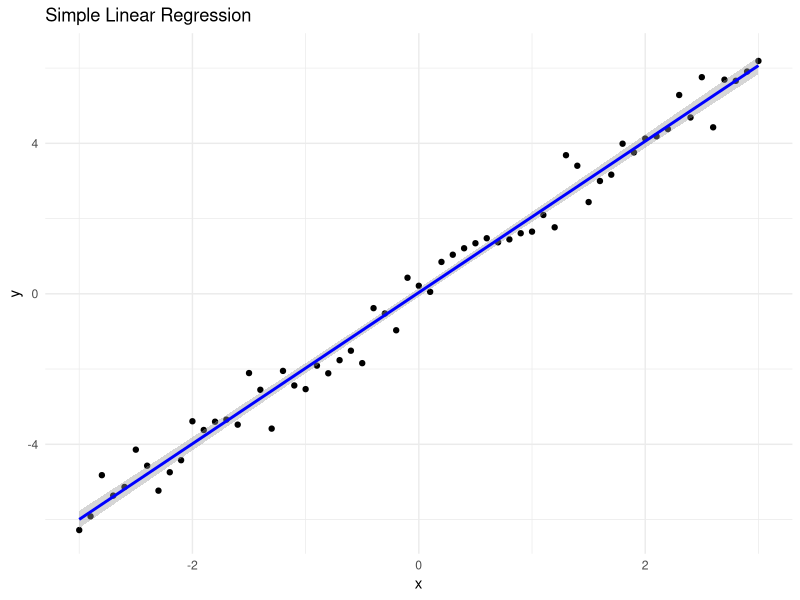
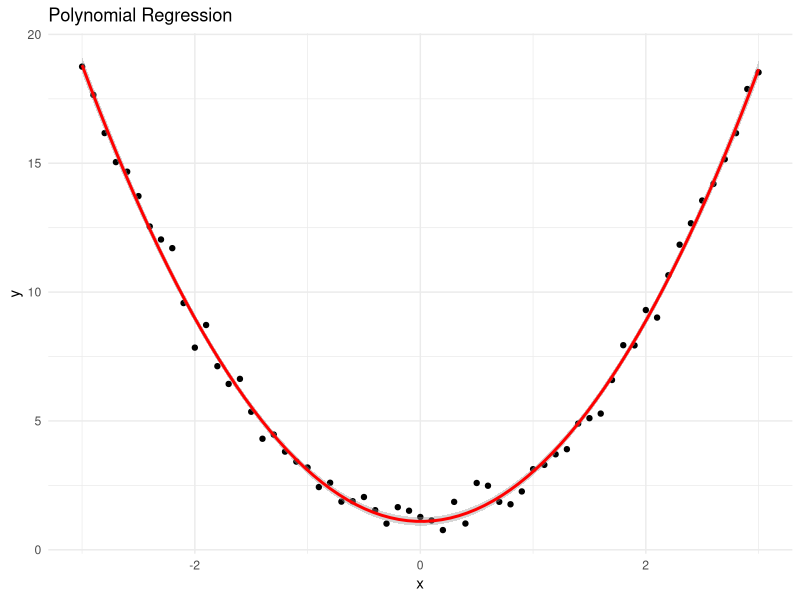
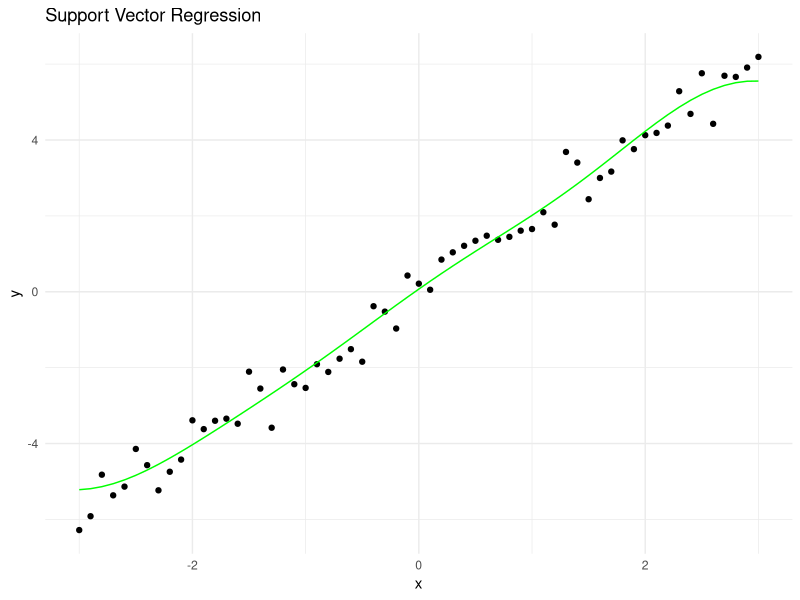
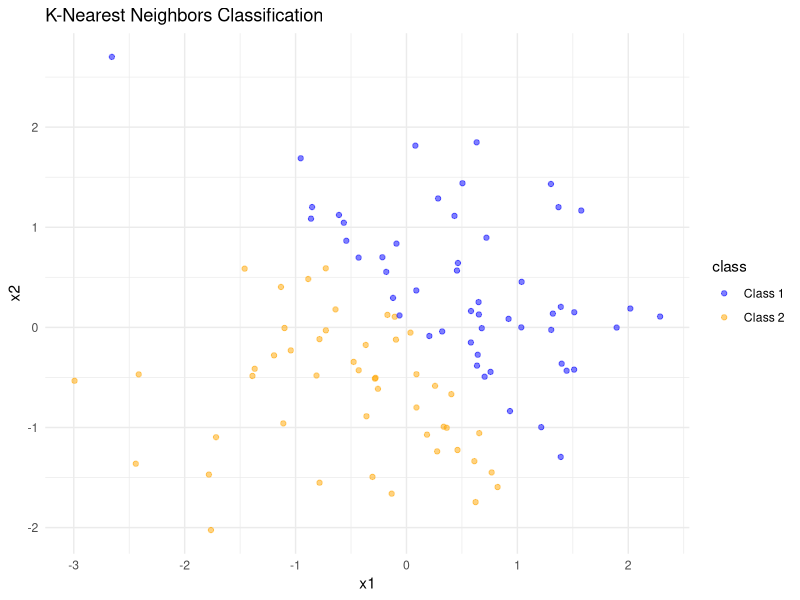

Reproduce these figures in R, in order.
# Load necessary libraries
library(ggplot2)

library(e1071)  # For SVR
library(class)  # For KNN
library(dplyr)  # For data manipulation

# Set a random seed for reproducibility
set.seed(123)

# 1. Data Generation
# Generate synthetic data for regression
x <- seq(-3, 3, by=0.1)
y <- 2 * x + rnorm(length(x), mean=0, sd=0.5)  
data_regression <- data.frame(x = x, y = y)

# Generate synthetic data for polynomial regression
y_poly <- 1 + 2 * x^2 + rnorm(length(x), mean=0, sd=0.5)  
data_poly <- data.frame(x = x, y = y_poly)

# Generate synthetic dataset for KNN classification
set.seed(42)
x_class <- matrix(rnorm(200), ncol=2)  # 100 samples with 2 features
y_class <- as.factor(ifelse(x_class[, 1] + x_class[, 2] > 0, "Class 1", "Class 2"))  # Class labels
data_classification <- data.frame(x1 = x_class[, 1], x2 = x_class[, 2], class = y_class)


# 2. Simple Linear Regression
linear_model <- lm(y ~ x, data=data_regression)
linear_summary <- summary(linear_model)

# Plotting the Simple Linear Regression
linear_plot <- ggplot(data_regression, aes(x=x, y=y)) +
  geom_point() +
  geom_smooth(method="lm", col="blue") +
  ggtitle("Simple Linear Regression") +
  theme_minimal()

# 3. Polynomial Regression
poly_model <- lm(y ~ poly(x, 2), data=data_poly)
poly_summary <- summary(poly_model)

# Plotting the Polynomial Regression
poly_plot <- ggplot(data_poly, aes(x=x, y=y)) +
  geom_point() +
  geom_smooth(method="lm", formula=y ~ poly(x, 2), col="red") +
  ggtitle("Polynomial Regression") +
  theme_minimal()

# 4. Support Vector Regression (SVR)
svr_model <- svm(y ~ x, data=data_regression)
pred_svr <- predict(svr_model, newdata=data_regression)

# Plotting the SVR
svr_plot <- ggplot(data_regression, aes(x=x, y=y)) +
  geom_point() +
  geom_line(aes(y=pred_svr), col="green") +
  ggtitle("Support Vector Regression") +
  theme_minimal()

# 5. K-Nearest Neighbors (KNN) Classification
# Splitting the data into training and testing sets
set.seed(123)
train_indices <- sample(1:nrow(data_classification), nrow(data_classification) * 0.7)
train_data <- data_classification[train_indices, ]
test_data <- data_classification[-train_indices, ]

# KNN Model
k <- 5  
pred_knn <- knn(train = train_data[, 1:2], test = test_data[, 1:2], cl = train_data$class, k = k)

# Create a confusion matrix
confusion_matrix <- table(pred_knn, test_data$class)

# Visualizing the KNN Classification
knn_plot <- ggplot(data_classification, aes(x=x1, y=x2, color=class)) +
  geom_point(alpha=0.5) +
  ggtitle("K-Nearest Neighbors Classification") +
  scale_color_manual(values = c("Class 1" = "blue", "Class 2" = "orange")) +
  theme_minimal()

# Output results
print("Simple Linear Regression Summary:")
print(linear_summary)

print("Polynomial Regression Summary:")
print(poly_summary)

print("Confusion Matrix for KNN:")
print(confusion_matrix)

# Display all plots
print(linear_plot)
print(poly_plot)
print(svr_plot)
print(knn_plot)

